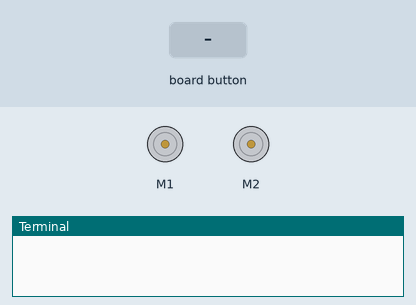
This program was run on a simulated Raspberry Pi (BCM pin numbers) with an Explorer HAT. Parts: 2 × DC motor (green arrow = forward, orange = backward, longer = faster), the last lines printed to the terminal. The inputs (shaded band) are chosen by the test bench. Motors are numbered in the order the program creates them (left before right in a Robot); the buttons are places on the Blue Dot phone app.

Above: at 1.2 s.
1.3 s: button left pressed
At 1.39 s:
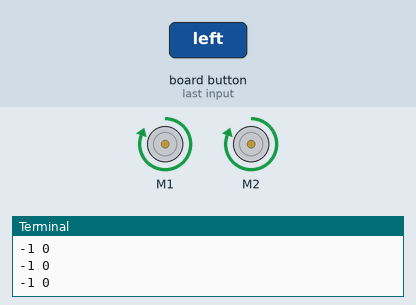
2.9 s: button right pressed
At 2.99 s:
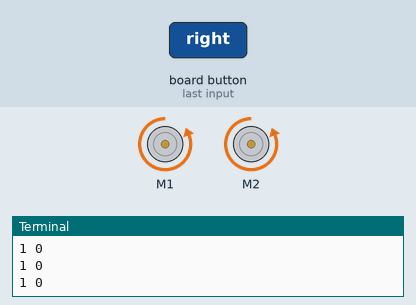
Timing chart, 0 to 5.9 s (numbered marks = the images above; inputs shaded):
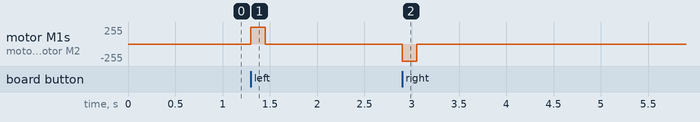

Measured:
- after the input at 1.3 s, motor M1, motor M2: stopped → forward 255/255 at once, → stopped 0.15 s later
- after the input at 2.9 s, motor M1, motor M2: stopped → backward 255/255 at once, → stopped 0.15 s later

The program:

BlueDotPirateMixed.py
```python
from bluedot import BlueDot
from signal import pause
from explorerhat import motor

maxPower = 1.0

def pos_to_values(x, y):
    left = y if x > 0 else y + x
    right = y if x < 0 else y - x
    return (clamped(left), clamped(right))

def clamped(v):
    return max(-1, min(1, v))

def drive():
    global maxPower
    x_axis = 0.0
    y_axis = 0.0
    min_power = 0.3
    while True:
        if bd.is_pressed:
            x_axis, y_axis = bd.position.x, bd.position.y
            print(x_axis,y_axis)
        else:
            x_axis, y_axis = 0, 0

        if abs(x_axis) < min_power:
            x_axis = 0

        if abs(y_axis) < min_power:
            y_axis = 0

        mixer_results = mixer(x_axis, y_axis)

        power_left = ((mixer_results[0]) * 100)
        power_right = ((mixer_results[1]) * 100)

        # print(power_left, power_right)

        motor.one.speed((-power_right * maxPower))
        motor.two.speed(power_left * maxPower)

def mixer(inYaw, inThrottle,):
    left = inThrottle + inYaw
    right = inThrottle - inYaw
    scaleLeft = abs(left)
    scaleRight = abs(right)
    scaleMax = max(scaleLeft, scaleRight)
    scaleMax = max(1, scaleMax)
    out_left = (constrain(left / scaleMax, -1, 1))
    out_right = (constrain(right / scaleMax, -1, 1))
    results = [out_right, out_left]
    return results

def constrain(val, min_val, max_val):
    return min(max_val, max(min_val, val))

bd = BlueDot()

drive()

pause()
```
